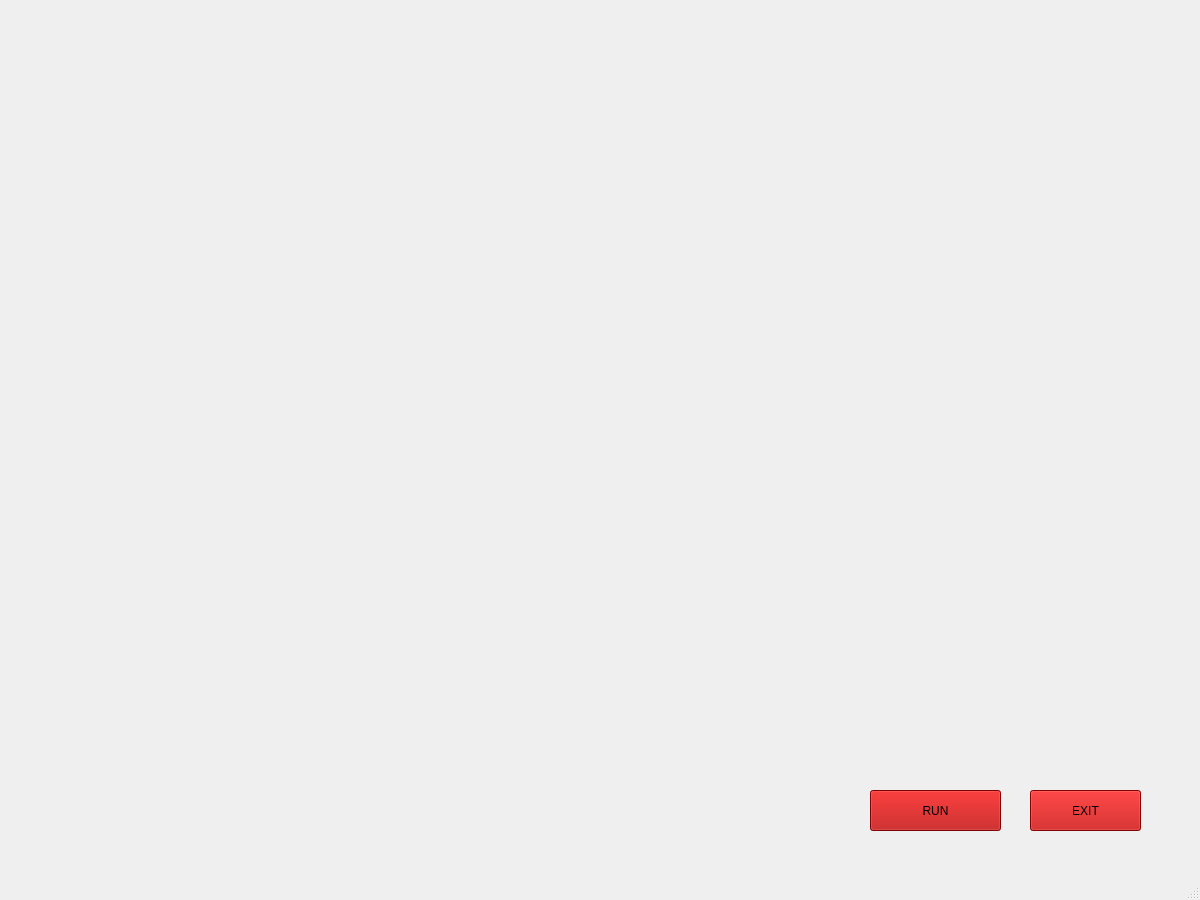
<?xml version="1.0" encoding="UTF-8"?>
<ui version="4.0">
 <class>MainWindow</class>
 <widget class="QMainWindow" name="MainWindow">
  <property name="geometry">
   <rect>
    <x>0</x>
    <y>0</y>
    <width>1200</width>
    <height>900</height>
   </rect>
  </property>
  <property name="windowTitle">
   <string>MainWindow</string>
  </property>
  <widget class="QWidget" name="centralwidget">
   <widget class="QLabel" name="label">
    <property name="geometry">
     <rect>
      <x>0</x>
      <y>0</y>
      <width>1200</width>
      <height>900</height>
     </rect>
    </property>
    <property name="text">
     <string/>
    </property>
    <property name="pixmap">
     <pixmap>ezgif-7-39ca7b676f14.gif</pixmap>
    </property>
    <property name="scaledContents">
     <bool>true</bool>
    </property>
   </widget>
   <widget class="QPushButton" name="pushButton">
    <property name="geometry">
     <rect>
      <x>870</x>
      <y>790</y>
      <width>131</width>
      <height>41</height>
     </rect>
    </property>
    <property name="styleSheet">
     <string notr="true">font: 75 8pt &quot;MS Shell Dlg 2&quot;;
font: 75 11pt &quot;MS Shell Dlg 2&quot;;
background-color: rgb(176, 0, 0);
font: 75 12pt &quot;MS Shell Dlg 2&quot;;</string>
    </property>
    <property name="text">
     <string>RUN</string>
    </property>
   </widget>
   <widget class="QPushButton" name="pushButton_2">
    <property name="geometry">
     <rect>
      <x>1030</x>
      <y>790</y>
      <width>111</width>
      <height>41</height>
     </rect>
    </property>
    <property name="styleSheet">
     <string notr="true">background-color: rgb(186, 0, 0);
font: 75 12pt &quot;MS Shell Dlg 2&quot;;</string>
    </property>
    <property name="text">
     <string>EXIT</string>
    </property>
   </widget>
   <widget class="QTextBrowser" name="textBrowser">
    <property name="geometry">
     <rect>
      <x>70</x>
      <y>30</y>
      <width>211</width>
      <height>51</height>
     </rect>
    </property>
    <property name="styleSheet">
     <string notr="true">background:transparent;
</string>
    </property>
   </widget>
   <widget class="QTextBrowser" name="textBrowser_2">
    <property name="geometry">
     <rect>
      <x>910</x>
      <y>40</y>
      <width>211</width>
      <height>51</height>
     </rect>
    </property>
    <property name="styleSheet">
     <string notr="true">background:transparent;
</string>
    </property>
   </widget>
  </widget>
  <widget class="QMenuBar" name="menubar">
   <property name="geometry">
    <rect>
     <x>0</x>
     <y>0</y>
     <width>1200</width>
     <height>21</height>
    </rect>
   </property>
  </widget>
  <widget class="QStatusBar" name="statusbar"/>
 </widget>
 <resources/>
 <connections/>
</ui>
